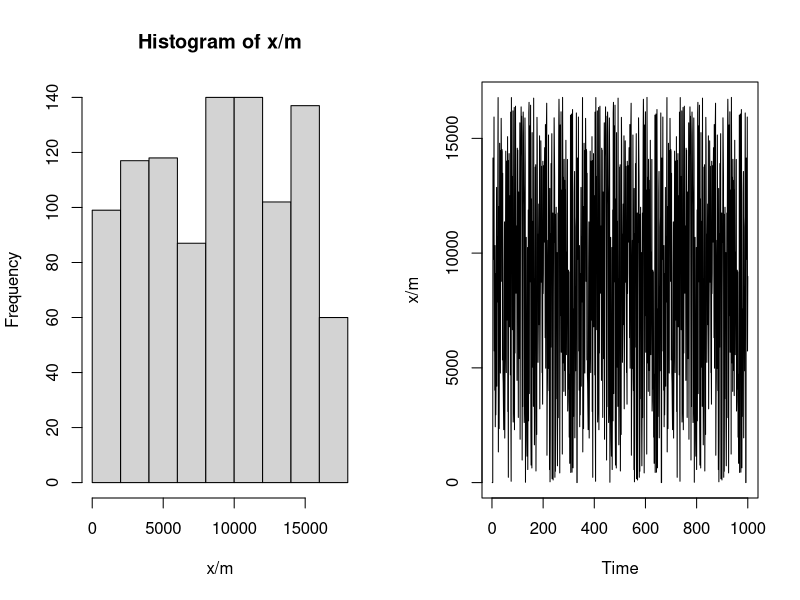
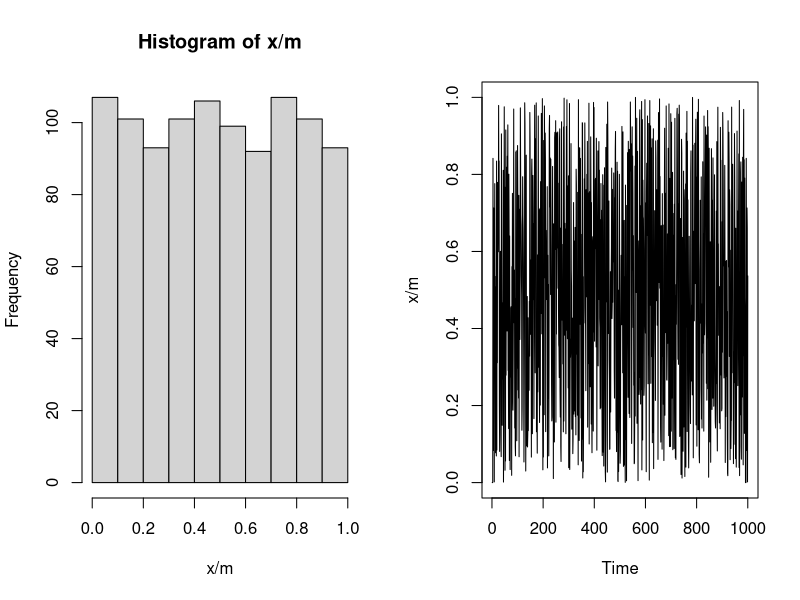
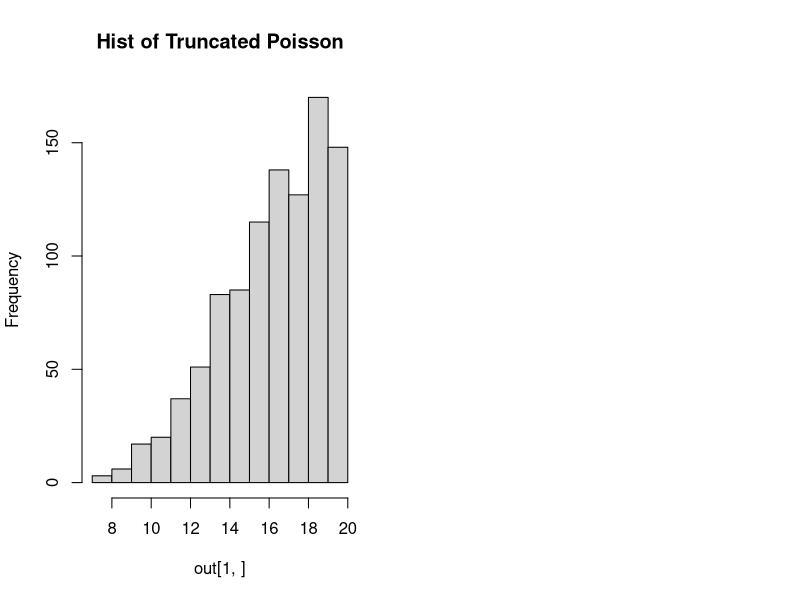

Here is the R script that generated these plots, in order:
##### Lab1  ####


#### Ex1 PRNG ###

a= 7^5
m=2^30-1
x <- numeric(length=1e3)
x[1] <- 7

for(i in 2:1e3){
  x[i]= a*x[i-1] %% m
}

par(mfrow=c(1,2))
hist(x/m)
plot.ts(x/m)

###################################
### Ex2 Mixed Congruential method  ###
set.seed(2)
a= 7^5
m=2^30-1
c=7

x <- numeric(length=1e3)
for( i in 2:1e3){
  x[i]= (x[i-1]*a+c) %% m
}

hist(x/m)
plot.ts(x/m)
####################################

## Accept Reject Binom(n,p)

AR_Binom <-function(n,p){
  x <- seq(0,n,by=1)
  c <- max(choose(n,x)*p^(x-1)*(1-p)^(n-2*x))
  try <- 0
  accept <- 0
  while(accept==0){
    try <- try+1
    U <- runif(1)
    prop <- rgeom(1,p)
    ratio <- dbinom(prop,n,p)/(c*dgeom(prop,prob=p))
    if(U <= ratio){
      accept <- accept+1
      return(c(prop,try,c))
    }
  }
}

AR_Binom(10,0.25)

N <- 1e3
samp <-rep(0,N)
counts <- rep(0,N)
for(i in 1:N){
  foo <- AR_Binom(10,0.25)
  samp[i]<- foo[1]
  counts[i]<- foo[2]
  c <- foo[3]
  }

mean(samp)
mean(counts)
c

############################


(c=1/ppois(20,lambda=20))

trunc_pois <- function(m = 20, lam = 20)
{
  accept <- 0
  try <- 0
  while(accept==0)
  {
    try <- try + 1
    prop <- rpois(1, lambda = 20)
    
    if(prop <= m)
    {
      accept <- 1
    }
  }
  return(c(prop, try))
}

trunc_pois()
N <- 1e3
out <- replicate(N, trunc_pois())
# out is 2 x 1000 matrix. First row are the samples
# second row are the number of loops
mean(out[1, ]) # mean of trunc pois
mean(out[2, ]) # mean of number loops, similar to c
hist(out[1, ], main = "Hist of Truncated Poisson")
